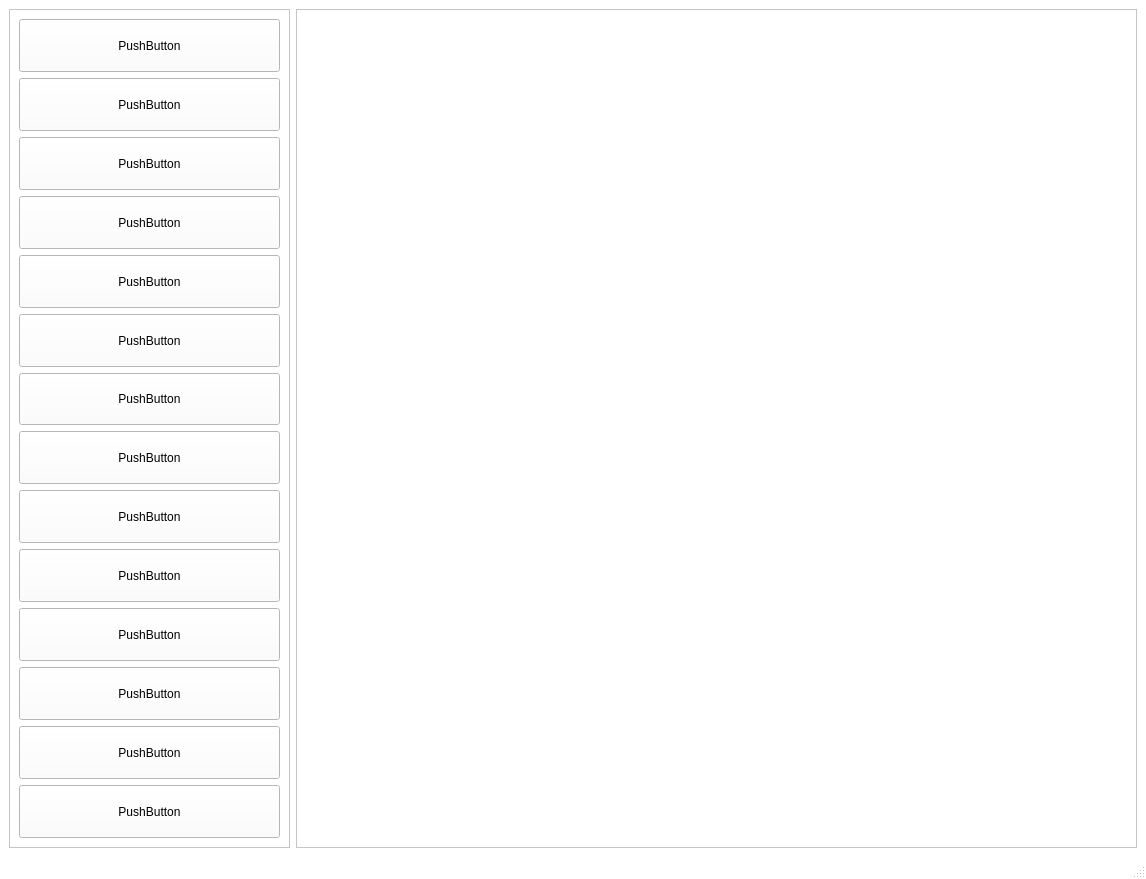
<?xml version="1.0" encoding="UTF-8"?>
<ui version="4.0">
 <class>LearnWindow</class>
 <widget class="QMainWindow" name="LearnWindow">
  <property name="geometry">
   <rect>
    <x>0</x>
    <y>0</y>
    <width>1146</width>
    <height>879</height>
   </rect>
  </property>
  <property name="minimumSize">
   <size>
    <width>800</width>
    <height>600</height>
   </size>
  </property>
  <property name="baseSize">
   <size>
    <width>800</width>
    <height>600</height>
   </size>
  </property>
  <property name="palette">
   <palette>
    <active>
     <colorrole role="WindowText">
      <brush brushstyle="SolidPattern">
       <color alpha="255">
        <red>0</red>
        <green>0</green>
        <blue>0</blue>
       </color>
      </brush>
     </colorrole>
     <colorrole role="Button">
      <brush brushstyle="SolidPattern">
       <color alpha="255">
        <red>255</red>
        <green>255</green>
        <blue>255</blue>
       </color>
      </brush>
     </colorrole>
     <colorrole role="Light">
      <brush brushstyle="SolidPattern">
       <color alpha="255">
        <red>255</red>
        <green>255</green>
        <blue>255</blue>
       </color>
      </brush>
     </colorrole>
     <colorrole role="Midlight">
      <brush brushstyle="SolidPattern">
       <color alpha="255">
        <red>255</red>
        <green>255</green>
        <blue>255</blue>
       </color>
      </brush>
     </colorrole>
     <colorrole role="Dark">
      <brush brushstyle="SolidPattern">
       <color alpha="255">
        <red>127</red>
        <green>127</green>
        <blue>127</blue>
       </color>
      </brush>
     </colorrole>
     <colorrole role="Mid">
      <brush brushstyle="SolidPattern">
       <color alpha="255">
        <red>170</red>
        <green>170</green>
        <blue>170</blue>
       </color>
      </brush>
     </colorrole>
     <colorrole role="Text">
      <brush brushstyle="SolidPattern">
       <color alpha="255">
        <red>0</red>
        <green>0</green>
        <blue>0</blue>
       </color>
      </brush>
     </colorrole>
     <colorrole role="BrightText">
      <brush brushstyle="SolidPattern">
       <color alpha="255">
        <red>255</red>
        <green>255</green>
        <blue>255</blue>
       </color>
      </brush>
     </colorrole>
     <colorrole role="ButtonText">
      <brush brushstyle="SolidPattern">
       <color alpha="255">
        <red>0</red>
        <green>0</green>
        <blue>0</blue>
       </color>
      </brush>
     </colorrole>
     <colorrole role="Base">
      <brush brushstyle="SolidPattern">
       <color alpha="255">
        <red>255</red>
        <green>255</green>
        <blue>255</blue>
       </color>
      </brush>
     </colorrole>
     <colorrole role="Window">
      <brush brushstyle="SolidPattern">
       <color alpha="255">
        <red>255</red>
        <green>255</green>
        <blue>255</blue>
       </color>
      </brush>
     </colorrole>
     <colorrole role="Shadow">
      <brush brushstyle="SolidPattern">
       <color alpha="255">
        <red>0</red>
        <green>0</green>
        <blue>0</blue>
       </color>
      </brush>
     </colorrole>
     <colorrole role="AlternateBase">
      <brush brushstyle="SolidPattern">
       <color alpha="255">
        <red>255</red>
        <green>255</green>
        <blue>255</blue>
       </color>
      </brush>
     </colorrole>
     <colorrole role="ToolTipBase">
      <brush brushstyle="SolidPattern">
       <color alpha="255">
        <red>255</red>
        <green>255</green>
        <blue>220</blue>
       </color>
      </brush>
     </colorrole>
     <colorrole role="ToolTipText">
      <brush brushstyle="SolidPattern">
       <color alpha="255">
        <red>0</red>
        <green>0</green>
        <blue>0</blue>
       </color>
      </brush>
     </colorrole>
    </active>
    <inactive>
     <colorrole role="WindowText">
      <brush brushstyle="SolidPattern">
       <color alpha="255">
        <red>0</red>
        <green>0</green>
        <blue>0</blue>
       </color>
      </brush>
     </colorrole>
     <colorrole role="Button">
      <brush brushstyle="SolidPattern">
       <color alpha="255">
        <red>255</red>
        <green>255</green>
        <blue>255</blue>
       </color>
      </brush>
     </colorrole>
     <colorrole role="Light">
      <brush brushstyle="SolidPattern">
       <color alpha="255">
        <red>255</red>
        <green>255</green>
        <blue>255</blue>
       </color>
      </brush>
     </colorrole>
     <colorrole role="Midlight">
      <brush brushstyle="SolidPattern">
       <color alpha="255">
        <red>255</red>
        <green>255</green>
        <blue>255</blue>
       </color>
      </brush>
     </colorrole>
     <colorrole role="Dark">
      <brush brushstyle="SolidPattern">
       <color alpha="255">
        <red>127</red>
        <green>127</green>
        <blue>127</blue>
       </color>
      </brush>
     </colorrole>
     <colorrole role="Mid">
      <brush brushstyle="SolidPattern">
       <color alpha="255">
        <red>170</red>
        <green>170</green>
        <blue>170</blue>
       </color>
      </brush>
     </colorrole>
     <colorrole role="Text">
      <brush brushstyle="SolidPattern">
       <color alpha="255">
        <red>0</red>
        <green>0</green>
        <blue>0</blue>
       </color>
      </brush>
     </colorrole>
     <colorrole role="BrightText">
      <brush brushstyle="SolidPattern">
       <color alpha="255">
        <red>255</red>
        <green>255</green>
        <blue>255</blue>
       </color>
      </brush>
     </colorrole>
     <colorrole role="ButtonText">
      <brush brushstyle="SolidPattern">
       <color alpha="255">
        <red>0</red>
        <green>0</green>
        <blue>0</blue>
       </color>
      </brush>
     </colorrole>
     <colorrole role="Base">
      <brush brushstyle="SolidPattern">
       <color alpha="255">
        <red>255</red>
        <green>255</green>
        <blue>255</blue>
       </color>
      </brush>
     </colorrole>
     <colorrole role="Window">
      <brush brushstyle="SolidPattern">
       <color alpha="255">
        <red>255</red>
        <green>255</green>
        <blue>255</blue>
       </color>
      </brush>
     </colorrole>
     <colorrole role="Shadow">
      <brush brushstyle="SolidPattern">
       <color alpha="255">
        <red>0</red>
        <green>0</green>
        <blue>0</blue>
       </color>
      </brush>
     </colorrole>
     <colorrole role="AlternateBase">
      <brush brushstyle="SolidPattern">
       <color alpha="255">
        <red>255</red>
        <green>255</green>
        <blue>255</blue>
       </color>
      </brush>
     </colorrole>
     <colorrole role="ToolTipBase">
      <brush brushstyle="SolidPattern">
       <color alpha="255">
        <red>255</red>
        <green>255</green>
        <blue>220</blue>
       </color>
      </brush>
     </colorrole>
     <colorrole role="ToolTipText">
      <brush brushstyle="SolidPattern">
       <color alpha="255">
        <red>0</red>
        <green>0</green>
        <blue>0</blue>
       </color>
      </brush>
     </colorrole>
    </inactive>
    <disabled>
     <colorrole role="WindowText">
      <brush brushstyle="SolidPattern">
       <color alpha="255">
        <red>127</red>
        <green>127</green>
        <blue>127</blue>
       </color>
      </brush>
     </colorrole>
     <colorrole role="Button">
      <brush brushstyle="SolidPattern">
       <color alpha="255">
        <red>255</red>
        <green>255</green>
        <blue>255</blue>
       </color>
      </brush>
     </colorrole>
     <colorrole role="Light">
      <brush brushstyle="SolidPattern">
       <color alpha="255">
        <red>255</red>
        <green>255</green>
        <blue>255</blue>
       </color>
      </brush>
     </colorrole>
     <colorrole role="Midlight">
      <brush brushstyle="SolidPattern">
       <color alpha="255">
        <red>255</red>
        <green>255</green>
        <blue>255</blue>
       </color>
      </brush>
     </colorrole>
     <colorrole role="Dark">
      <brush brushstyle="SolidPattern">
       <color alpha="255">
        <red>127</red>
        <green>127</green>
        <blue>127</blue>
       </color>
      </brush>
     </colorrole>
     <colorrole role="Mid">
      <brush brushstyle="SolidPattern">
       <color alpha="255">
        <red>170</red>
        <green>170</green>
        <blue>170</blue>
       </color>
      </brush>
     </colorrole>
     <colorrole role="Text">
      <brush brushstyle="SolidPattern">
       <color alpha="255">
        <red>127</red>
        <green>127</green>
        <blue>127</blue>
       </color>
      </brush>
     </colorrole>
     <colorrole role="BrightText">
      <brush brushstyle="SolidPattern">
       <color alpha="255">
        <red>255</red>
        <green>255</green>
        <blue>255</blue>
       </color>
      </brush>
     </colorrole>
     <colorrole role="ButtonText">
      <brush brushstyle="SolidPattern">
       <color alpha="255">
        <red>127</red>
        <green>127</green>
        <blue>127</blue>
       </color>
      </brush>
     </colorrole>
     <colorrole role="Base">
      <brush brushstyle="SolidPattern">
       <color alpha="255">
        <red>255</red>
        <green>255</green>
        <blue>255</blue>
       </color>
      </brush>
     </colorrole>
     <colorrole role="Window">
      <brush brushstyle="SolidPattern">
       <color alpha="255">
        <red>255</red>
        <green>255</green>
        <blue>255</blue>
       </color>
      </brush>
     </colorrole>
     <colorrole role="Shadow">
      <brush brushstyle="SolidPattern">
       <color alpha="255">
        <red>0</red>
        <green>0</green>
        <blue>0</blue>
       </color>
      </brush>
     </colorrole>
     <colorrole role="AlternateBase">
      <brush brushstyle="SolidPattern">
       <color alpha="255">
        <red>255</red>
        <green>255</green>
        <blue>255</blue>
       </color>
      </brush>
     </colorrole>
     <colorrole role="ToolTipBase">
      <brush brushstyle="SolidPattern">
       <color alpha="255">
        <red>255</red>
        <green>255</green>
        <blue>220</blue>
       </color>
      </brush>
     </colorrole>
     <colorrole role="ToolTipText">
      <brush brushstyle="SolidPattern">
       <color alpha="255">
        <red>0</red>
        <green>0</green>
        <blue>0</blue>
       </color>
      </brush>
     </colorrole>
    </disabled>
   </palette>
  </property>
  <property name="mouseTracking">
   <bool>false</bool>
  </property>
  <property name="windowTitle">
   <string>MainWindow</string>
  </property>
  <property name="toolButtonStyle">
   <enum>Qt::ToolButtonIconOnly</enum>
  </property>
  <widget class="QWidget" name="centralwidget">
   <layout class="QHBoxLayout" name="horizontalLayout">
    <item>
     <widget class="QScrollArea" name="ChooseScroll">
      <property name="enabled">
       <bool>true</bool>
      </property>
      <property name="sizePolicy">
       <sizepolicy hsizetype="Expanding" vsizetype="Expanding">
        <horstretch>15</horstretch>
        <verstretch>0</verstretch>
       </sizepolicy>
      </property>
      <property name="autoFillBackground">
       <bool>false</bool>
      </property>
      <property name="widgetResizable">
       <bool>true</bool>
      </property>
      <widget class="QWidget" name="scrollAreaWidgetContents">
       <property name="geometry">
        <rect>
         <x>0</x>
         <y>0</y>
         <width>279</width>
         <height>839</height>
        </rect>
       </property>
       <property name="sizePolicy">
        <sizepolicy hsizetype="Preferred" vsizetype="Preferred">
         <horstretch>0</horstretch>
         <verstretch>0</verstretch>
        </sizepolicy>
       </property>
       <property name="minimumSize">
        <size>
         <width>0</width>
         <height>50</height>
        </size>
       </property>
       <layout class="QVBoxLayout" name="verticalLayout">
        <item>
         <widget class="QPushButton" name="Btn_1">
          <property name="sizePolicy">
           <sizepolicy hsizetype="Minimum" vsizetype="Minimum">
            <horstretch>0</horstretch>
            <verstretch>0</verstretch>
           </sizepolicy>
          </property>
          <property name="sizeIncrement">
           <size>
            <width>0</width>
            <height>0</height>
           </size>
          </property>
          <property name="text">
           <string>PushButton</string>
          </property>
          <property name="autoDefault">
           <bool>false</bool>
          </property>
          <property name="default">
           <bool>false</bool>
          </property>
         </widget>
        </item>
        <item>
         <widget class="QPushButton" name="Btn_2">
          <property name="sizePolicy">
           <sizepolicy hsizetype="Minimum" vsizetype="Minimum">
            <horstretch>0</horstretch>
            <verstretch>0</verstretch>
           </sizepolicy>
          </property>
          <property name="sizeIncrement">
           <size>
            <width>0</width>
            <height>0</height>
           </size>
          </property>
          <property name="text">
           <string>PushButton</string>
          </property>
          <property name="autoDefault">
           <bool>false</bool>
          </property>
          <property name="default">
           <bool>false</bool>
          </property>
         </widget>
        </item>
        <item>
         <widget class="QPushButton" name="Btn_3">
          <property name="sizePolicy">
           <sizepolicy hsizetype="Minimum" vsizetype="Minimum">
            <horstretch>0</horstretch>
            <verstretch>0</verstretch>
           </sizepolicy>
          </property>
          <property name="sizeIncrement">
           <size>
            <width>0</width>
            <height>0</height>
           </size>
          </property>
          <property name="text">
           <string>PushButton</string>
          </property>
          <property name="autoDefault">
           <bool>false</bool>
          </property>
          <property name="default">
           <bool>false</bool>
          </property>
         </widget>
        </item>
        <item>
         <widget class="QPushButton" name="Btn_4">
          <property name="sizePolicy">
           <sizepolicy hsizetype="Minimum" vsizetype="Minimum">
            <horstretch>0</horstretch>
            <verstretch>0</verstretch>
           </sizepolicy>
          </property>
          <property name="sizeIncrement">
           <size>
            <width>0</width>
            <height>0</height>
           </size>
          </property>
          <property name="text">
           <string>PushButton</string>
          </property>
          <property name="autoDefault">
           <bool>false</bool>
          </property>
          <property name="default">
           <bool>false</bool>
          </property>
         </widget>
        </item>
        <item>
         <widget class="QPushButton" name="Btn_5">
          <property name="sizePolicy">
           <sizepolicy hsizetype="Minimum" vsizetype="Minimum">
            <horstretch>0</horstretch>
            <verstretch>0</verstretch>
           </sizepolicy>
          </property>
          <property name="sizeIncrement">
           <size>
            <width>0</width>
            <height>0</height>
           </size>
          </property>
          <property name="text">
           <string>PushButton</string>
          </property>
          <property name="autoDefault">
           <bool>false</bool>
          </property>
          <property name="default">
           <bool>false</bool>
          </property>
         </widget>
        </item>
        <item>
         <widget class="QPushButton" name="Btn_6">
          <property name="sizePolicy">
           <sizepolicy hsizetype="Minimum" vsizetype="Minimum">
            <horstretch>0</horstretch>
            <verstretch>0</verstretch>
           </sizepolicy>
          </property>
          <property name="sizeIncrement">
           <size>
            <width>0</width>
            <height>0</height>
           </size>
          </property>
          <property name="text">
           <string>PushButton</string>
          </property>
          <property name="autoDefault">
           <bool>false</bool>
          </property>
          <property name="default">
           <bool>false</bool>
          </property>
         </widget>
        </item>
        <item>
         <widget class="QPushButton" name="Btn_7">
          <property name="sizePolicy">
           <sizepolicy hsizetype="Minimum" vsizetype="Minimum">
            <horstretch>0</horstretch>
            <verstretch>0</verstretch>
           </sizepolicy>
          </property>
          <property name="sizeIncrement">
           <size>
            <width>0</width>
            <height>0</height>
           </size>
          </property>
          <property name="text">
           <string>PushButton</string>
          </property>
          <property name="autoDefault">
           <bool>false</bool>
          </property>
          <property name="default">
           <bool>false</bool>
          </property>
         </widget>
        </item>
        <item>
         <widget class="QPushButton" name="Btn_8">
          <property name="sizePolicy">
           <sizepolicy hsizetype="Minimum" vsizetype="Minimum">
            <horstretch>0</horstretch>
            <verstretch>0</verstretch>
           </sizepolicy>
          </property>
          <property name="sizeIncrement">
           <size>
            <width>0</width>
            <height>0</height>
           </size>
          </property>
          <property name="text">
           <string>PushButton</string>
          </property>
          <property name="autoDefault">
           <bool>false</bool>
          </property>
          <property name="default">
           <bool>false</bool>
          </property>
         </widget>
        </item>
        <item>
         <widget class="QPushButton" name="Btn_9">
          <property name="sizePolicy">
           <sizepolicy hsizetype="Minimum" vsizetype="Minimum">
            <horstretch>0</horstretch>
            <verstretch>0</verstretch>
           </sizepolicy>
          </property>
          <property name="sizeIncrement">
           <size>
            <width>0</width>
            <height>0</height>
           </size>
          </property>
          <property name="text">
           <string>PushButton</string>
          </property>
          <property name="autoDefault">
           <bool>false</bool>
          </property>
          <property name="default">
           <bool>false</bool>
          </property>
         </widget>
        </item>
        <item>
         <widget class="QPushButton" name="Btn_10">
          <property name="sizePolicy">
           <sizepolicy hsizetype="Minimum" vsizetype="Minimum">
            <horstretch>0</horstretch>
            <verstretch>0</verstretch>
           </sizepolicy>
          </property>
          <property name="sizeIncrement">
           <size>
            <width>0</width>
            <height>0</height>
           </size>
          </property>
          <property name="text">
           <string>PushButton</string>
          </property>
          <property name="autoDefault">
           <bool>false</bool>
          </property>
          <property name="default">
           <bool>false</bool>
          </property>
         </widget>
        </item>
        <item>
         <widget class="QPushButton" name="Btn_11">
          <property name="sizePolicy">
           <sizepolicy hsizetype="Minimum" vsizetype="Minimum">
            <horstretch>0</horstretch>
            <verstretch>0</verstretch>
           </sizepolicy>
          </property>
          <property name="sizeIncrement">
           <size>
            <width>0</width>
            <height>0</height>
           </size>
          </property>
          <property name="text">
           <string>PushButton</string>
          </property>
          <property name="autoDefault">
           <bool>false</bool>
          </property>
          <property name="default">
           <bool>false</bool>
          </property>
         </widget>
        </item>
        <item>
         <widget class="QPushButton" name="Btn_12">
          <property name="sizePolicy">
           <sizepolicy hsizetype="Minimum" vsizetype="Minimum">
            <horstretch>0</horstretch>
            <verstretch>0</verstretch>
           </sizepolicy>
          </property>
          <property name="sizeIncrement">
           <size>
            <width>0</width>
            <height>0</height>
           </size>
          </property>
          <property name="text">
           <string>PushButton</string>
          </property>
          <property name="autoDefault">
           <bool>false</bool>
          </property>
          <property name="default">
           <bool>false</bool>
          </property>
         </widget>
        </item>
        <item>
         <widget class="QPushButton" name="Btn_13">
          <property name="sizePolicy">
           <sizepolicy hsizetype="Minimum" vsizetype="Minimum">
            <horstretch>0</horstretch>
            <verstretch>0</verstretch>
           </sizepolicy>
          </property>
          <property name="sizeIncrement">
           <size>
            <width>0</width>
            <height>0</height>
           </size>
          </property>
          <property name="text">
           <string>PushButton</string>
          </property>
          <property name="autoDefault">
           <bool>false</bool>
          </property>
          <property name="default">
           <bool>false</bool>
          </property>
         </widget>
        </item>
        <item>
         <widget class="QPushButton" name="Btn_14">
          <property name="sizePolicy">
           <sizepolicy hsizetype="Minimum" vsizetype="Minimum">
            <horstretch>0</horstretch>
            <verstretch>0</verstretch>
           </sizepolicy>
          </property>
          <property name="sizeIncrement">
           <size>
            <width>0</width>
            <height>0</height>
           </size>
          </property>
          <property name="text">
           <string>PushButton</string>
          </property>
          <property name="autoDefault">
           <bool>false</bool>
          </property>
          <property name="default">
           <bool>false</bool>
          </property>
         </widget>
        </item>
       </layout>
      </widget>
     </widget>
    </item>
    <item>
     <widget class="QTextBrowser" name="textBrowser">
      <property name="sizePolicy">
       <sizepolicy hsizetype="Expanding" vsizetype="Expanding">
        <horstretch>45</horstretch>
        <verstretch>0</verstretch>
       </sizepolicy>
      </property>
     </widget>
    </item>
   </layout>
  </widget>
  <widget class="QStatusBar" name="statusbar"/>
 </widget>
 <resources/>
 <connections/>
</ui>
